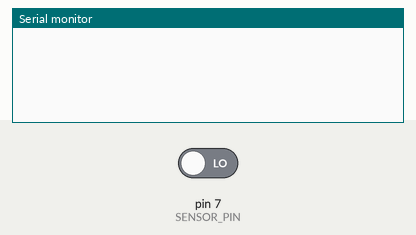
The sketch below on a simulated Arduino Uno, built with avr-gcc and run on an emulated ATmega328P. Shown: the last lines printed to the serial monitor. Inputs (shaded band) come from the test bench; at power-on: pin 7 (SENSOR_PIN) LOW.

Above: at 1.2 s.
1.3 s: pin 7 (SENSOR_PIN) driven HIGH
At 1.9 s:
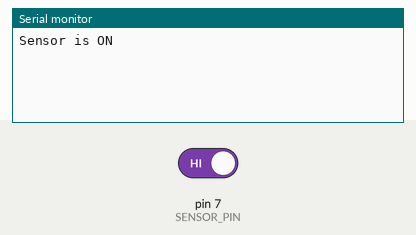
2.8 s: pin 7 (SENSOR_PIN) driven LOW
At 4.2 s:
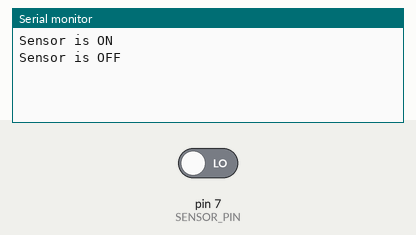

Measured:
- after the input at 1.3 s, the serial monitor: prints a new line at once (image 1)
- after the input at 2.8 s, the serial monitor: prints a new line at once (image 2)

The sketch:

touch_button.ino
```cpp
/*
  HTTM-Series-Touch-Switch
  made on 21 oct 2020
  by Amir Mohammad Shojaee @ Electropeak
  Home

*/
const int SENSOR_PIN = 7;

// Variables will change:
int lastState =LOW;
int currentState;

void setup() {

  Serial.begin(9600);
  // initialize the Arduino's pin as aninput
  pinMode(SENSOR_PIN, INPUT);
}

void loop() {
  // read the state of the the input pin:
  currentState = digitalRead(SENSOR_PIN);

  if(lastState == LOW && currentState == HIGH)
    Serial.println("Sensor is ON");
  if(lastState == HIGH && currentState == LOW)
    Serial.println("Sensor is OFF");
  // save the the last state
  lastState = currentState;
}
```
